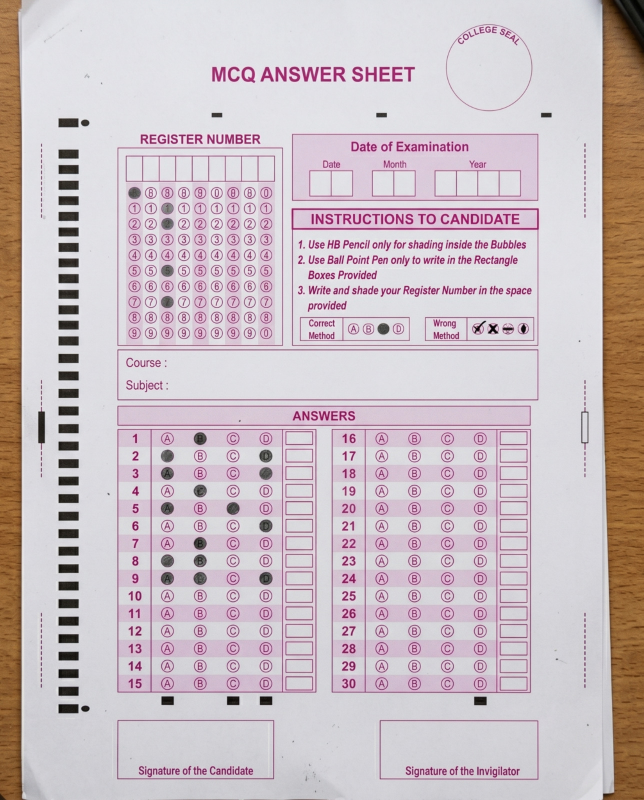
#> input picture test_omr_1.jpeg, 1287 x 1600 px (shown at 1/2 size)
$ python -i utills.py   (imports and definitions only)
#> lines starting #> are read from the running program, lines starting #| are printed output that depends on the picture; after the words box and inside, x2 and y2 are one past the last pixel; in counts of white or black regions, pixels touching at a corner belong together
from collections import defaultdict
from statistics import median

import cv2
import numpy as np

from omr import answer_sheet


# [210 lines left out: functions average, preprocess, extractContourData, boundRegion, validator, fixFalsePositives and 2 more, not called in this run]

>>> import cv2
>>> picture = cv2.imread('test_omr_1.jpeg')
#> picture is the input picture: shape (1600, 1287, 3); mean B, G, R 195.3, 190.4, 203.8
>>> result = preprocess(picture)
#> in preprocess, `grayed = cv2.cvtColor(image, cv2.COLOR_BGR2GRAY)`:
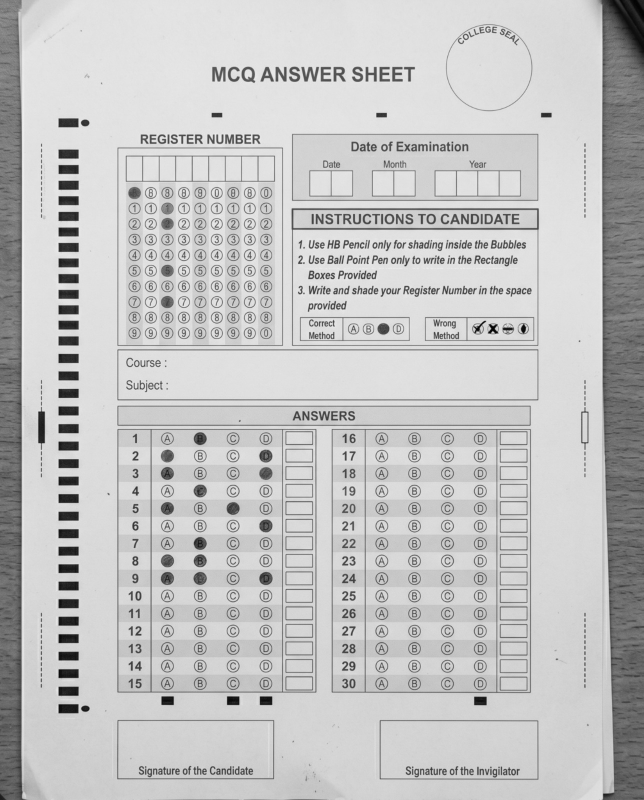
#> grayed: shape (1600, 1287) (shown at 1/2 size); min 0, max 243, mean 194.9
#> in preprocess, `thresh = cv2.threshold( blurred, 0, 255, cv2.THRESH_BINARY_INV | cv2.T..`:
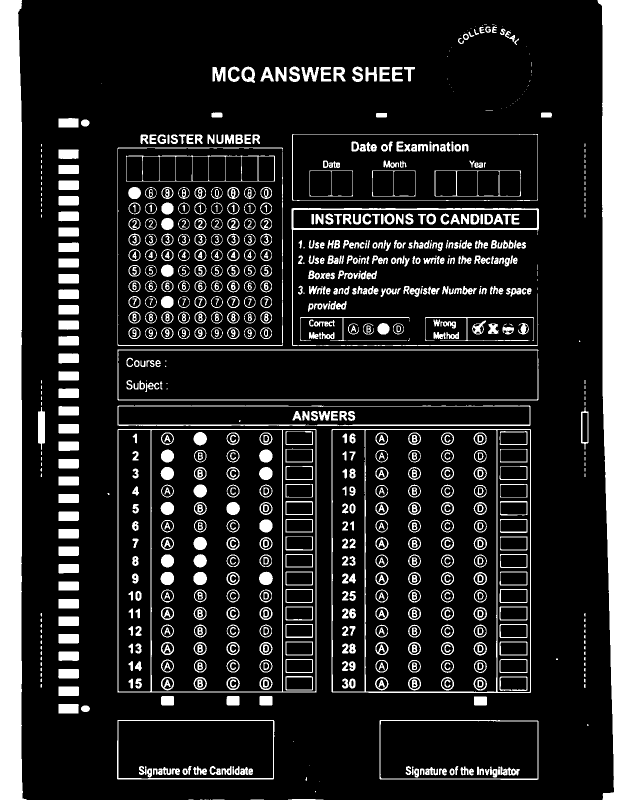
#> thresh: shape (1600, 1287) (shown at 1/2 size); 18% white; 966 white regions (148 under 20 px), largest, box (x1, y1, x2, y2) and area: (1195, 0, 1287, 1600) 121712, (0, 0, 54, 1600) 69111, (663, 858, 1062, 1386) 6469
#> in preprocess, `final = cv2.morphologyEx( thresh, cv2.MORPH_OPEN, kernel )`:
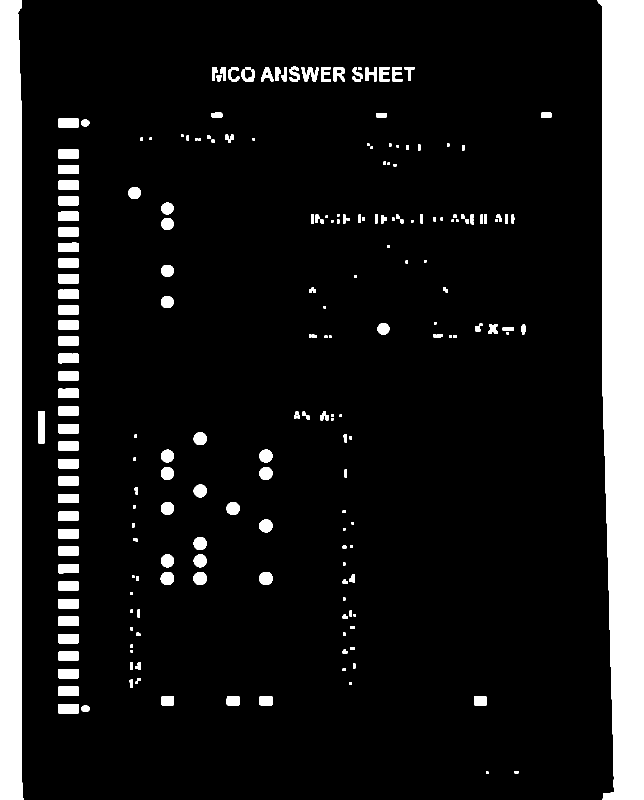
#> final: shape (1600, 1287) (shown at 1/2 size); 11.9% white; 214 white regions, largest, box (x1, y1, x2, y2) and area: (1195, 0, 1287, 1600) 121690, (0, 0, 48, 1600) 69084, (76, 823, 90, 887) 894
